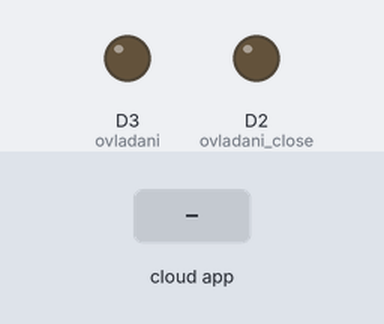
A program run on a simulated ESP8266 (Wemos D1 mini). On the bench: output pins drawn as LEDs (lit = HIGH). The inputs (shaded band) are chosen by the test bench. WiFi joins after 1.5 s; servers stay silent unless stated; no MQTT or app messages arrive unless stated; what the program prints to the serial monitor is not drawn.

Above: at 3.2 s.
3.3 s: the phone or cloud app sets setBrana to true
At 4.1 s:
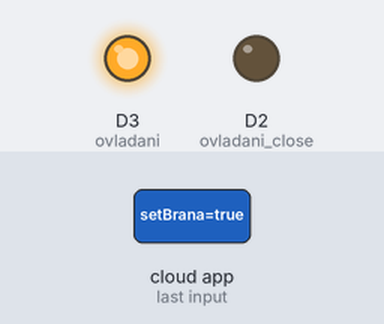
5.8 s: the phone or cloud app sets setBrana_close to true
At 6.4 s:
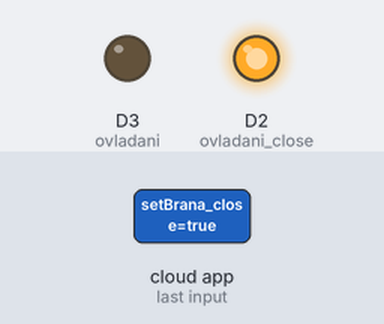
Timing chart, 0 to 8.8 s (numbered marks = the images above; inputs shaded):
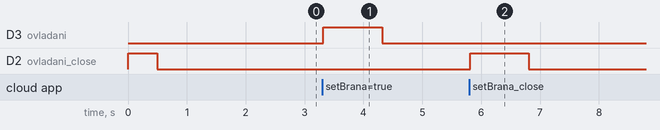

Measured:
- after the input at 3.3 s, D3 (ovladani): LOW → HIGH at once, → LOW 1.0 s later
- after the input at 5.8 s, D2 (ovladani_close): LOW → HIGH at once, → LOW 1.0 s later

The program:

main.cpp
```cpp
#include <Arduino.h>

#include <ESP8266WiFi.h>
#include "Adafruit_MQTT.h"
#include "Adafruit_MQTT_Client.h"


/************************* WiFi Access Point *********************************/

#define WLAN_SSID       "Apple"
#define WLAN_PASS       "***********"
#define ovladani        D3
#define ovladani_close  D2

/************************* Adafruit.io Setup *********************************/

#define AIO_SERVER      "10.0.1.43"
#define AIO_SERVERPORT  1883                   // use 8883 for SSL

WiFiClient client;
Adafruit_MQTT_Client mqtt(&client, AIO_SERVER, AIO_SERVERPORT, "","");

/****************************** Feeds ***************************************/

// Setup a feed called 'photocell' for publishing.
// Notice MQTT paths for AIO follow the form: <username>/feeds/<feedname>
Adafruit_MQTT_Publish getBrana = Adafruit_MQTT_Publish(&mqtt,  "getBrana");
Adafruit_MQTT_Publish getBrana_close = Adafruit_MQTT_Publish(&mqtt,  "getBrana_close");

// Setup a feed called 'onoff' for subscribing to changes.
Adafruit_MQTT_Subscribe  setBrana= Adafruit_MQTT_Subscribe(&mqtt, "setBrana");
Adafruit_MQTT_Subscribe  setBrana_close= Adafruit_MQTT_Subscribe(&mqtt, "setBrana_close");

/*************************** Sketch Code ************************************/

// Bug workaround for Arduino 1.6.6, it seems to need a function declaration
// for some reason (only affects ESP8266, likely an arduino-builder bug).
void MQTT_connect();

void setup() {
  pinMode(ovladani, OUTPUT);
  digitalWrite(ovladani,LOW);
  pinMode(ovladani_close, OUTPUT);
  digitalWrite(ovladani_close,HIGH);
  delay(500);
  digitalWrite(ovladani_close,LOW);


  Serial.begin(115200);
  delay(10);

  Serial.println(F("Adafruit MQTT demo"));

  // Connect to WiFi access point.
  Serial.println(); Serial.println();
  Serial.print("Connecting to ");
  Serial.println(WLAN_SSID);

  WiFi.begin(WLAN_SSID, WLAN_PASS);
  while (WiFi.status() != WL_CONNECTED) {
    delay(500);
    Serial.print(".");
  }
  Serial.println();

  Serial.println("WiFi connected");
  Serial.println("IP address: "); Serial.println(WiFi.localIP());

  // Setup MQTT subscription for onoff feed.
  mqtt.subscribe(&setBrana);
  mqtt.subscribe(&setBrana_close);

}

uint32_t x=0;
String message;

void loop() {

  MQTT_connect();


  Adafruit_MQTT_Subscribe *subscription;
  while ((subscription = mqtt.readSubscription(5000))) {
    // close - brana
    if (subscription == &setBrana_close) {
      message=(char *)setBrana_close.lastread;
      Serial.print(F("Got close: "));
      Serial.println(message);
      if (message=="true")
      {
       Serial.println("Zapnuto");
       digitalWrite(ovladani_close,HIGH);
     }
        delay(1000);
        getBrana_close.publish("TRUE");
        digitalWrite(ovladani_close,LOW);
        Serial.println("Vypnuto");

    }

   // open - brana
    if (subscription == &setBrana) {
      message=(char *)setBrana.lastread;
      Serial.print(F("Got: "));
      Serial.println(message);
      if (message=="true")
      {
       Serial.println("Zapnuto");
       digitalWrite(ovladani,HIGH);
     }
        delay(1000);
        getBrana.publish("TRUE");
        digitalWrite(ovladani,LOW);
        Serial.println("Vypnuto");

    }

  }


}

void MQTT_connect() {
  int8_t ret;

  // Stop if already connected.
  if (mqtt.connected()) {
    return;
  }

  Serial.print("Connecting to MQTT... ");

  uint8_t retries = 3;
  while ((ret = mqtt.connect()) != 0) { // connect will return 0 for connected
       Serial.println(mqtt.connectErrorString(ret));
       Serial.println("Retrying MQTT connection in 5 seconds...");
       mqtt.disconnect();
       delay(5000);  // wait 5 seconds
       retries--;
       if (retries == 0) {
         // basically die and wait for WDT to reset me
         while (1);
       }
  }
  Serial.println("MQTT Connected!");
}
```
